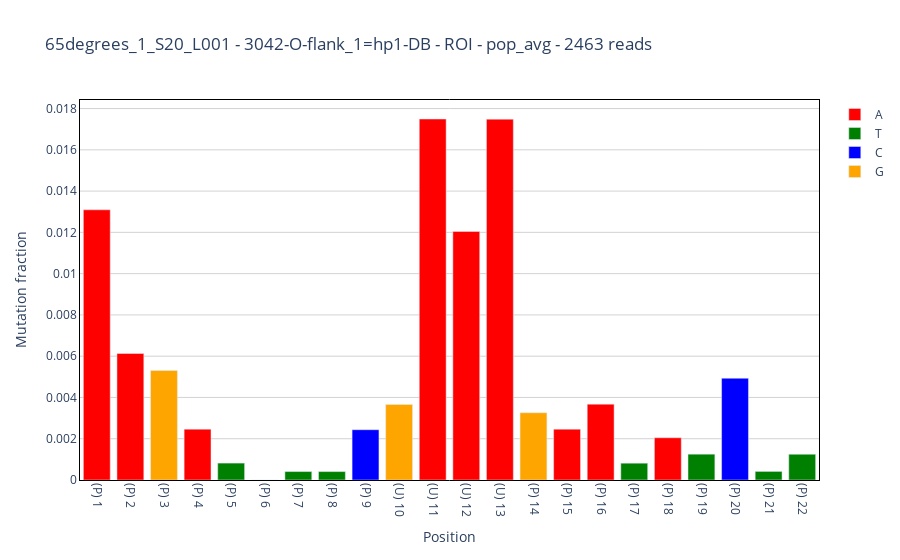

Notebook source saved alongside this figure:
### Markdown cell above
## Mutation fraction

### Code cell
%reload_ext autoreload
fig = study.mutation_fraction(
    sample = sample,
    reference = reference,
    section='ROI'
)['fig']
fig.show()

### Figure 1 — Plotly figure (JSON) as saved in the notebook; plotly's stock layout.template omitted (floating-point values rounded to 4 significant figures)
{"data": [{"error_y": {"symmetric": false, "type": "data"}, "hovertemplate": "<b>mut_rate: %{text[0]}<br><b>base: %{text[1]}<br><b>index: %{text[2]}<br><b>paired: %{text[3]}<br>", "marker": {"color": "red"}, "name": "A", "text": [[0.01309, "A", 1, true], [0.00613, "A", 2, true], [0.002465, "A", 4, true], [0, "A", 6, true], [0.01749, "A", 11, false], [0.01204, "A", 12, false], [0.01749, "A", 13, false], [0.002464, "A", 15, true], [0.003676, "A", 16, true], [0.002048, "A", 18, true]], "type": "bar", "x": [0, 1, 3, 5, 10, 11, 12, 14, 15, 17], "y": [0.01309, 0.00613, 0.002465, 0, 0.01749, 0.01204, 0.01749, 0.002464, 0.003676, 0.002048]}, {"error_y": {"symmetric": false, "type": "data"}, "hovertemplate": "<b>mut_rate: %{text[0]}<br><b>base: %{text[1]}<br><b>index: %{text[2]}<br><b>paired: %{text[3]}<br>", "marker": {"color": "green"}, "name": "T", "text": [[0.0008193, "T", 5, true], [0.0004098, "T", 7, true], [0.0004087, "T", 8, true], [0.0008153, "T", 17, true], [0.001251, "T", 19, true], [0.0004158, "T", 21, true], [0.001248, "T", 22, true]], "type": "bar", "x": [4, 6, 7, 16, 18, 20, 21], "y": [0.0008193, 0.0004098, 0.0004087, 0.0008153, 0.001251, 0.0004158, 0.001248]}, {"error_y": {"symmetric": false, "type": "data"}, "hovertemplate": "<b>mut_rate: %{text[0]}<br><b>base: %{text[1]}<br><b>index: %{text[2]}<br><b>paired: %{text[3]}<br>", "marker": {"color": "blue"}, "name": "C", "text": [[0.002437, "C", 9, true], [0.004932, "C", 20, true]], "type": "bar", "x": [8, 19], "y": [0.002437, 0.004932]}, {"error_y": {"symmetric": false, "type": "data"}, "hovertemplate": "<b>mut_rate: %{text[0]}<br><b>base: %{text[1]}<br><b>index: %{text[2]}<br><b>paired: %{text[3]}<br>", "marker": {"color": "orange"}, "name": "G", "text": [[0.005304, "G", 3, true], [0.003663, "G", 10, false], [0.003259, "G", 14, true]], "type": "bar", "x": [2, 9, 13], "y": [0.005304, 0.003663, 0.003259]}], "layout": {"paper_bgcolor": "white", "plot_bgcolor": "white", "title": {"text": "65degrees_1_S20_L001 - 3042-O-flank_1=hp1-DB - ROI - pop_avg - 2463 reads"}, "xaxis": {"autorange": true, "linecolor": "black", "linewidth": 1, "mirror": true, "tickangle": 90, "ticktext": ["(P) 1", "(P) 2", "(P) 3", "(P) 4", "(P) 5", "(P) 6", "(P) 7", "(P) 8", "(P) 9", "(U) 10", "(U) 11", "(U) 12", "(U) 13", "(P) 14", "(P) 15", "(P) 16", "(P) 17", "(P) 18", "(P) 19", "(P) 20", "(P) 21", "(P) 22"], "tickvals": [0, 1, 2, 3, 4, 5, 6, 7, 8, 9, 10, 11, 12, 13, 14, 15, 16, 17, 18, 19, 20, 21], "title": {"text": "Position"}}, "yaxis": {"autorange": true, "gridcolor": "lightgray", "linecolor": "black", "linewidth": 1, "mirror": true, "range": [0, 0.1], "title": {"text": "Mutation fraction"}}}}
